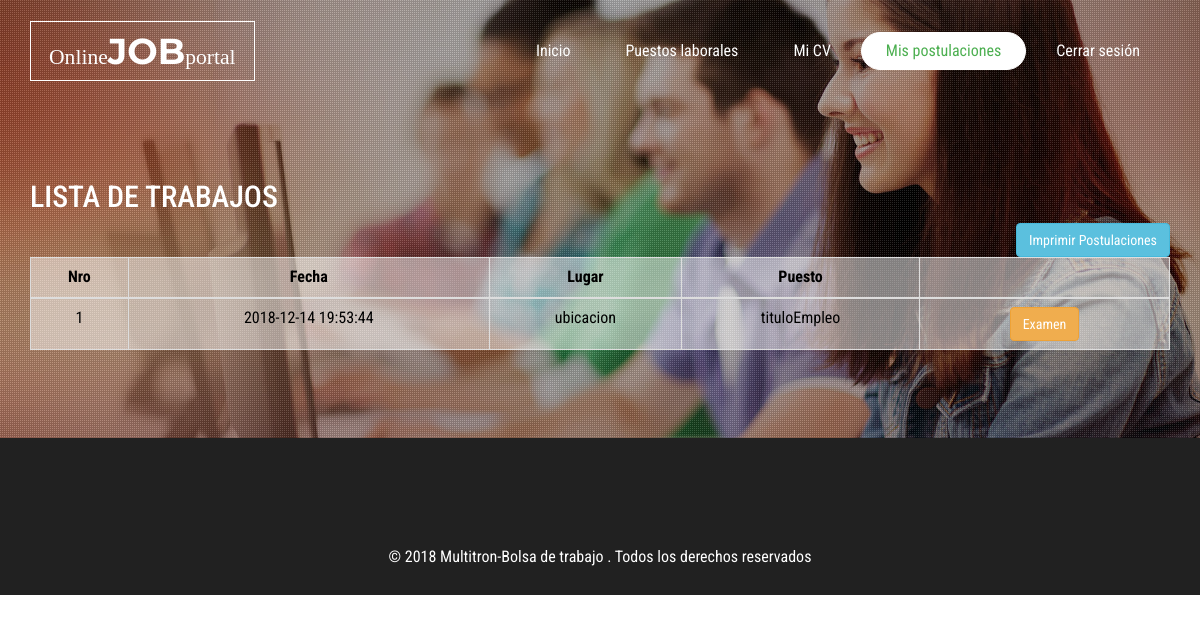
Screenshot of /user/jobseeker/index.php (signed in) with the database file from the repository.
### tables this page shows
CREATE TABLE `postulante_empleo` (
  `id_postulante_empleo` int(11) NOT NULL,
  `id_empleo` int(11) NOT NULL,
  `id_postulante` int(11) NOT NULL,
  `calificacion_cv` int(11) NOT NULL,
  `calificacion_conocimientos` int(11) NOT NULL,
  `calificacion_psicologico` int(11) NOT NULL,
  `calificacion_entrevista` int(11) NOT NULL,
  `fase` int(11) NOT NULL,
  `estado_fase` int(11) NOT NULL,
  `rechazado` int(11) NOT NULL
);

CREATE TABLE `empleo` (
  `id_empleo` int(11) NOT NULL,
  `titulo` varchar(100) NOT NULL,
  `ubicacion` varchar(100) NOT NULL,
  `descripcion` varchar(500) NOT NULL,
  `estado` int(11) NOT NULL DEFAULT '1',
  `fecha` datetime NOT NULL DEFAULT CURRENT_TIMESTAMP,
  `c_php` int(11) NOT NULL,
  `c_java` int(11) NOT NULL,
  `c_python` int(11) NOT NULL,
  `c_ofimatica` int(11) NOT NULL,
  `c_angular` int(11) NOT NULL,
  `c_laravel` int(11) NOT NULL,
  `c_net` int(11) NOT NULL,
  `c_sql` int(11) NOT NULL,
  `fase` int(11) NOT NULL
);

### user/jobseeker/postulaciones_table.php (the view, shortened to what this page needs)
<?php
 $con = conectar();
 $id_post =  $_SESSION['id_post'];
?>
	<form action="" method="post">
        <table class="table table-bordered" style="color: #000; background-color: rgba(255, 255, 255, .5)">
         <div class="pull-right">
                            <a href="#" onclick="window.print()" class="btn btn-info"><i class="icon-print icon-large"></i> Imprimir Postulaciones</a>
                            </div>
	</div>
		<thead>
		<tr>
					<th  style="text-align: center">Nro</th>
					<th  style="text-align: center">Fecha</th>
					<th  style="text-align: center">Lugar</th>
					<th  style="text-align: center">Puesto</th>
					<th  style="text-align: center" class="empty"></th>
		</tr>
		</thead>
		<tbody>
		<?php
		$query2 = mysqli_query($con,"SELECT b.*,a.estado_fase,a.rechazado,a.fase FROM postulante_empleo a
		inner join empleo b on a.id_empleo=b.id_empleo and a.id_postulante='$id_post' ")or die(mysqli_error());
		$i = 0;
		while($row2= mysqli_fetch_array($query2)){
		    $i++;
		$nro =$row2['id_empleo'];
		$fecha = $row2['fecha'];
		$lugar =$row2['ubicacion'];
		$puesto =$row2['titulo'];
		$estado_fase =$row2['estado_fase'];
		if ($estado_fase ==0 ){
			$boton='Espera';
			$href='#';
		}else{
			if ($estado_fase ==1 ){
			$boton='Examen';
			$href='examen.php?id='.$nro;
			}
		}
		?>
        <tr>
		<td align="center"><?php echo $i; ?></td>
		<td align="center"><?php echo $fecha; ?></td>
		<td align="center"><?php echo $lugar ; ?></td>
		<td align="center"><?php echo $puesto; ?></td>
		<td align="center" class="empty" width="250">
		<a data-placement="top" title="Click to View all Details" id="view<?php echo $nro; ?>" href="<?php echo $href; ?>" class="btn btn-warning"><i class="icon-search icon-large"></i><?php echo $boton; ?></a>
            <?php } ?>
        </td>
		</tr>
		</tbody>

### user/jobseeker/css/style.css (style rules this page uses)
body a { transition: 0.5s all; -webkit-transition: 0.5s all; -o-transition: 0.5s all; -moz-transition: 0.5s all; -ms-transition: 0.5s all; }
html, body { font-size: 100%; font-family: 'Roboto Condensed', sans-serif; }
body { background:#FFFFFF; }

### rows the page displays
postulante_empleo: id_empleo.fecha "2018-12-14 19:53:44", id_empleo.ubicacion "ubicacion", id_empleo.titulo "tituloEmpleo", estado_fase "Examen"
